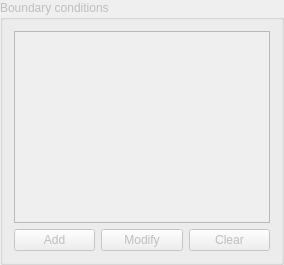
            <widget class="QGroupBox" name="bc_box">
             <property name="enabled">
              <bool>false</bool>
             </property>
             <property name="sizePolicy">
              <sizepolicy hsizetype="Expanding" vsizetype="Preferred">
               <horstretch>1</horstretch>
               <verstretch>0</verstretch>
              </sizepolicy>
             </property>
             <property name="title">
              <string>Boundary conditions</string>
             </property>
             <layout class="QGridLayout" name="gridLayout_12">
              <item row="0" column="0" colspan="3">
               <widget class="QTableWidget" name="bcList">
                <property name="sizePolicy">
                 <sizepolicy hsizetype="Expanding" vsizetype="Expanding">
                  <horstretch>1</horstretch>
                  <verstretch>0</verstretch>
                 </sizepolicy>
                </property>
                <property name="toolTip">
                 <string>List of boundary conditions added to the current equation</string>
                </property>
                <property name="editTriggers">
                 <set>QAbstractItemView::NoEditTriggers</set>
                </property>
                <property name="alternatingRowColors">
                 <bool>true</bool>
                </property>
                <property name="selectionMode">
                 <enum>QAbstractItemView::ExtendedSelection</enum>
                </property>
                <property name="selectionBehavior">
                 <enum>QAbstractItemView::SelectRows</enum>
                </property>
                <attribute name="horizontalHeaderVisible">
                 <bool>false</bool>
                </attribute>
                <attribute name="horizontalHeaderCascadingSectionResizes">
                 <bool>false</bool>
                </attribute>
                <attribute name="horizontalHeaderDefaultSectionSize">
                 <number>118</number>
                </attribute>
                <attribute name="horizontalHeaderHighlightSections">
                 <bool>false</bool>
                </attribute>
                <attribute name="horizontalHeaderShowSortIndicator" stdset="0">
                 <bool>false</bool>
                </attribute>
                <attribute name="horizontalHeaderStretchLastSection">
                 <bool>true</bool>
                </attribute>
                <attribute name="verticalHeaderVisible">
                 <bool>false</bool>
                </attribute>
                <attribute name="verticalHeaderDefaultSectionSize">
                 <number>30</number>
                </attribute>
                <attribute name="verticalHeaderHighlightSections">
                 <bool>false</bool>
                </attribute>
                <column>
                 <property name="text">
                  <string>Face</string>
                 </property>
                 <property name="textAlignment">
                  <set>AlignLeft|AlignVCenter</set>
                 </property>
                </column>
                <column>
                 <property name="text">
                  <string>BC</string>
                 </property>
                 <property name="textAlignment">
                  <set>AlignLeft|AlignVCenter</set>
                 </property>
                </column>
               </widget>
              </item>
              <item row="1" column="0">
               <widget class="QPushButton" name="addBc">
                <property name="toolTip">
                 <string>Add a new boundary condition</string>
                </property>
                <property name="text">
                 <string>Add</string>
                </property>
               </widget>
              </item>
              <item row="1" column="1">
               <widget class="QPushButton" name="modifyBc">
                <property name="toolTip">
                 <string>Modify the selected boundary condition</string>
                </property>
                <property name="text">
                 <string>Modify</string>
                </property>
               </widget>
              </item>
              <item row="1" column="2">
               <widget class="QPushButton" name="clearBc">
                <property name="toolTip">
                 <string>Remove the selected boundary condition</string>
                </property>
                <property name="text">
                 <string>Clear</string>
                </property>
               </widget>
              </item>
             </layout>
            </widget>
